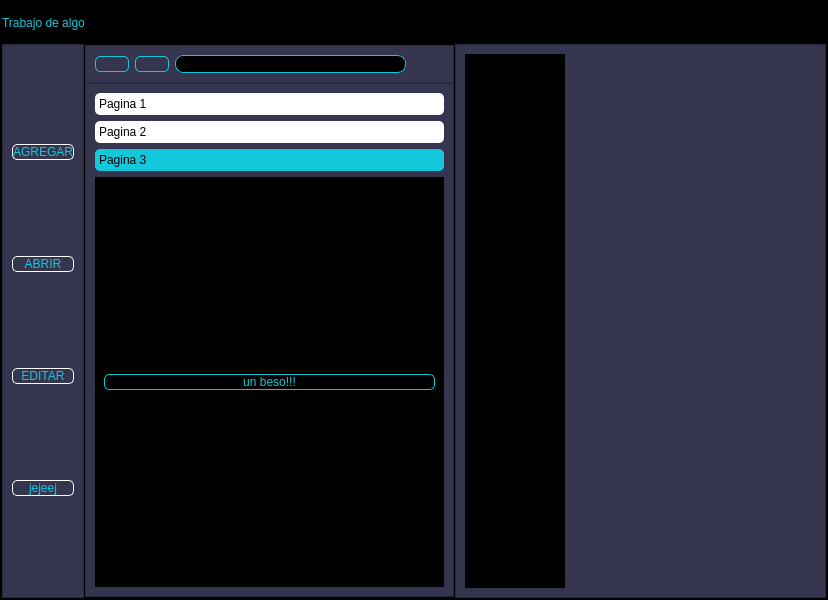
<?xml version="1.0" encoding="UTF-8"?>
<ui version="4.0">
 <class>MainWindow</class>
 <widget class="QMainWindow" name="MainWindow">
  <property name="geometry">
   <rect>
    <x>0</x>
    <y>0</y>
    <width>828</width>
    <height>600</height>
   </rect>
  </property>
  <property name="windowTitle">
   <string>MainWindow</string>
  </property>
  <widget class="QWidget" name="centralwidget">
   <property name="styleSheet">
    <string notr="true">background-color: rgb(0, 0, 0);</string>
   </property>
   <layout class="QVBoxLayout" name="verticalLayout">
    <property name="spacing">
     <number>0</number>
    </property>
    <property name="leftMargin">
     <number>0</number>
    </property>
    <property name="topMargin">
     <number>0</number>
    </property>
    <property name="rightMargin">
     <number>0</number>
    </property>
    <property name="bottomMargin">
     <number>0</number>
    </property>
    <item>
     <widget class="QFrame" name="frame">
      <property name="frameShape">
       <enum>QFrame::StyledPanel</enum>
      </property>
      <property name="frameShadow">
       <enum>QFrame::Raised</enum>
      </property>
      <layout class="QVBoxLayout" name="verticalLayout_2" stretch="1,8">
       <property name="spacing">
        <number>0</number>
       </property>
       <property name="leftMargin">
        <number>0</number>
       </property>
       <property name="topMargin">
        <number>0</number>
       </property>
       <property name="rightMargin">
        <number>0</number>
       </property>
       <property name="bottomMargin">
        <number>0</number>
       </property>
       <item>
        <widget class="QFrame" name="frame_superior">
         <property name="minimumSize">
          <size>
           <width>0</width>
           <height>42</height>
          </size>
         </property>
         <property name="maximumSize">
          <size>
           <width>16777215</width>
           <height>40</height>
          </size>
         </property>
         <property name="styleSheet">
          <string notr="true">QFrame{
background-color: rgb(0,0,0);
}

QPushButton{
background-color:#000000ff;
border-radius:20px;
}

QPushButton:hover{
background-color: rgb(53,53,79);
border-radius: 20px;
}
</string>
         </property>
         <property name="frameShape">
          <enum>QFrame::StyledPanel</enum>
         </property>
         <property name="frameShadow">
          <enum>QFrame::Raised</enum>
         </property>
         <layout class="QHBoxLayout" name="horizontalLayout">
          <property name="spacing">
           <number>5</number>
          </property>
          <property name="leftMargin">
           <number>0</number>
          </property>
          <property name="topMargin">
           <number>0</number>
          </property>
          <property name="rightMargin">
           <number>0</number>
          </property>
          <property name="bottomMargin">
           <number>0</number>
          </property>
          <item>
           <widget class="QLabel" name="label">
            <property name="styleSheet">
             <string notr="true">font:87 12pt&quot;Arial Black&quot;;
color: rgb(20,200,220);</string>
            </property>
            <property name="text">
             <string>Trabajo de algo</string>
            </property>
           </widget>
          </item>
          <item>
           <spacer name="horizontalSpacer">
            <property name="orientation">
             <enum>Qt::Horizontal</enum>
            </property>
            <property name="sizeHint" stdset="0">
             <size>
              <width>499</width>
              <height>17</height>
             </size>
            </property>
           </spacer>
          </item>
          <item>
           <widget class="QPushButton" name="bt_minimizar">
            <property name="minimumSize">
             <size>
              <width>40</width>
              <height>40</height>
             </size>
            </property>
            <property name="styleSheet">
             <string notr="true"/>
            </property>
            <property name="text">
             <string/>
            </property>
            <property name="icon">
             <iconset>
              <normaloff>../../../Downloads/signo-menos.png</normaloff>../../../Downloads/signo-menos.png</iconset>
            </property>
            <property name="iconSize">
             <size>
              <width>30</width>
              <height>30</height>
             </size>
            </property>
           </widget>
          </item>
          <item>
           <widget class="QPushButton" name="bt_restaurar">
            <property name="minimumSize">
             <size>
              <width>40</width>
              <height>40</height>
             </size>
            </property>
            <property name="styleSheet">
             <string notr="true"/>
            </property>
            <property name="text">
             <string/>
            </property>
            <property name="icon">
             <iconset>
              <normaloff>../../../Downloads/minimizar (1).png</normaloff>../../../Downloads/minimizar (1).png</iconset>
            </property>
            <property name="iconSize">
             <size>
              <width>30</width>
              <height>30</height>
             </size>
            </property>
           </widget>
          </item>
          <item>
           <widget class="QPushButton" name="bt_maximizar">
            <property name="minimumSize">
             <size>
              <width>40</width>
              <height>40</height>
             </size>
            </property>
            <property name="styleSheet">
             <string notr="true"/>
            </property>
            <property name="text">
             <string/>
            </property>
            <property name="icon">
             <iconset>
              <normaloff>../../../Downloads/maximizar.png</normaloff>../../../Downloads/maximizar.png</iconset>
            </property>
            <property name="iconSize">
             <size>
              <width>30</width>
              <height>30</height>
             </size>
            </property>
           </widget>
          </item>
          <item>
           <widget class="QPushButton" name="bt_cerrar">
            <property name="minimumSize">
             <size>
              <width>40</width>
              <height>40</height>
             </size>
            </property>
            <property name="styleSheet">
             <string notr="true"/>
            </property>
            <property name="text">
             <string/>
            </property>
            <property name="icon">
             <iconset>
              <normaloff>../../../Downloads/eliminar.png</normaloff>../../../Downloads/eliminar.png</iconset>
            </property>
            <property name="iconSize">
             <size>
              <width>30</width>
              <height>30</height>
             </size>
            </property>
           </widget>
          </item>
         </layout>
        </widget>
       </item>
       <item>
        <widget class="QFrame" name="frame_3">
         <property name="frameShape">
          <enum>QFrame::StyledPanel</enum>
         </property>
         <property name="frameShadow">
          <enum>QFrame::Raised</enum>
         </property>
         <layout class="QHBoxLayout" name="horizontalLayout_2">
          <property name="spacing">
           <number>0</number>
          </property>
          <property name="leftMargin">
           <number>0</number>
          </property>
          <property name="topMargin">
           <number>0</number>
          </property>
          <property name="rightMargin">
           <number>0</number>
          </property>
          <property name="bottomMargin">
           <number>0</number>
          </property>
          <item>
           <widget class="QFrame" name="menu_lateral">
            <property name="maximumSize">
             <size>
              <width>300</width>
              <height>16777215</height>
             </size>
            </property>
            <property name="styleSheet">
             <string notr="true">QFrame{
background-color: rgb(53,53,79);
}

QPushButton{
font: 87 12pt&quot;Arial Black&quot;;
background-color:#000000ff;
color: rgb(20,200,220);
border-radius:5px;
border:1px solid white;
}

QPushButton:hover{
background-color:black;
}</string>
            </property>
            <property name="frameShape">
             <enum>QFrame::StyledPanel</enum>
            </property>
            <property name="frameShadow">
             <enum>QFrame::Raised</enum>
            </property>
            <layout class="QVBoxLayout" name="verticalLayout_4">
             <item>
              <widget class="QPushButton" name="bt_1">
               <property name="layoutDirection">
                <enum>Qt::LeftToRight</enum>
               </property>
               <property name="text">
                <string>AGREGAR</string>
               </property>
               <property name="icon">
                <iconset>
                 <normaloff>../../../Downloads/agregar.png</normaloff>../../../Downloads/agregar.png</iconset>
               </property>
               <property name="iconSize">
                <size>
                 <width>32</width>
                 <height>32</height>
                </size>
               </property>
              </widget>
             </item>
             <item>
              <widget class="QPushButton" name="bt_2">
               <property name="text">
                <string>ABRIR</string>
               </property>
               <property name="icon">
                <iconset>
                 <normaloff>../../../Downloads/carpeta.png</normaloff>../../../Downloads/carpeta.png</iconset>
               </property>
               <property name="iconSize">
                <size>
                 <width>32</width>
                 <height>32</height>
                </size>
               </property>
              </widget>
             </item>
             <item>
              <widget class="QPushButton" name="bt_3">
               <property name="text">
                <string>EDITAR</string>
               </property>
               <property name="icon">
                <iconset>
                 <normaloff>../../../Downloads/editar.png</normaloff>../../../Downloads/editar.png</iconset>
               </property>
               <property name="iconSize">
                <size>
                 <width>32</width>
                 <height>32</height>
                </size>
               </property>
              </widget>
             </item>
             <item>
              <widget class="QPushButton" name="bt_4">
               <property name="text">
                <string>jejeej</string>
               </property>
               <property name="icon">
                <iconset>
                 <normaloff>../../../Downloads/calendario.png</normaloff>../../../Downloads/calendario.png</iconset>
               </property>
               <property name="iconSize">
                <size>
                 <width>32</width>
                 <height>32</height>
                </size>
               </property>
              </widget>
             </item>
            </layout>
           </widget>
          </item>
          <item>
           <widget class="QFrame" name="frame_4">
            <property name="frameShape">
             <enum>QFrame::StyledPanel</enum>
            </property>
            <property name="frameShadow">
             <enum>QFrame::Raised</enum>
            </property>
            <layout class="QVBoxLayout" name="verticalLayout_3">
             <property name="spacing">
              <number>0</number>
             </property>
             <property name="leftMargin">
              <number>0</number>
             </property>
             <property name="topMargin">
              <number>0</number>
             </property>
             <property name="rightMargin">
              <number>0</number>
             </property>
             <property name="bottomMargin">
              <number>0</number>
             </property>
             <item>
              <widget class="QFrame" name="frame_6">
               <property name="styleSheet">
                <string notr="true">QFrame{
background-color: rgb(53,53,79);
}

QPushButton{
font: 87 12pt&quot;Arial Black&quot;;
background-color:#000000ff;
color: rgb(20,200,220);
border-radius:5px;
border:1px solid #14C8DC;
}

QPushButton:hover{
background-color:black;
}</string>
               </property>
               <property name="frameShape">
                <enum>QFrame::StyledPanel</enum>
               </property>
               <property name="frameShadow">
                <enum>QFrame::Raised</enum>
               </property>
               <layout class="QHBoxLayout" name="horizontalLayout_3">
                <item>
                 <widget class="QPushButton" name="bt_menu1">
                  <property name="text">
                   <string/>
                  </property>
                  <property name="icon">
                   <iconset>
                    <normaloff>../../../Downloads/flecha-izquierda.png</normaloff>../../../Downloads/flecha-izquierda.png</iconset>
                  </property>
                  <property name="iconSize">
                   <size>
                    <width>32</width>
                    <height>32</height>
                   </size>
                  </property>
                 </widget>
                </item>
                <item>
                 <widget class="QPushButton" name="bt_menu2">
                  <property name="text">
                   <string/>
                  </property>
                  <property name="icon">
                   <iconset>
                    <normaloff>../../../Downloads/flecha-correcta.png</normaloff>../../../Downloads/flecha-correcta.png</iconset>
                  </property>
                  <property name="iconSize">
                   <size>
                    <width>32</width>
                    <height>32</height>
                   </size>
                  </property>
                 </widget>
                </item>
                <item>
                 <widget class="QLineEdit" name="lineEdit">
                  <property name="styleSheet">
                   <string notr="true">QLineEdit{
font: 75 12pt&quot;Times New Roman&quot;;
background-color:rgb(0,0,0);
color: rgb(255,255,255);
border-radius:8px;
border:1px solid #14c8dc;
}
</string>
                  </property>
                 </widget>
                </item>
                <item>
                 <widget class="QPushButton" name="pushButton_11">
                  <property name="styleSheet">
                   <string notr="true">QFrame{
background-color: rgb(53,53,79);
}

QPushButton{
font: 87 12pt&quot;Arial Black&quot;;
background-color:#000000ff;
color: rgb(20,200,220);
border-radius:5px;
border:0px solid #14C8DC;
}

QPushButton:hover{
background-color:black;
}</string>
                  </property>
                  <property name="text">
                   <string/>
                  </property>
                  <property name="icon">
                   <iconset>
                    <normaloff>../../../Downloads/buscar.png</normaloff>../../../Downloads/buscar.png</iconset>
                  </property>
                  <property name="iconSize">
                   <size>
                    <width>32</width>
                    <height>32</height>
                   </size>
                  </property>
                 </widget>
                </item>
               </layout>
              </widget>
             </item>
             <item>
              <widget class="QFrame" name="frame_7">
               <property name="styleSheet">
                <string notr="true">QFrame{
background-color: rgb(53,53,79);
}

QPushButton{
font: 87 12pt&quot;Arial Black&quot;;
background-color:#000000ff;
color: rgb(20,200,220);
border-radius:5px;
border:1px solid #14C8DC;
}

QPushButton:hover{
background-color:black;
}</string>
               </property>
               <property name="frameShape">
                <enum>QFrame::StyledPanel</enum>
               </property>
               <property name="frameShadow">
                <enum>QFrame::Raised</enum>
               </property>
               <layout class="QVBoxLayout" name="verticalLayout_6">
                <item>
                 <widget class="QToolBox" name="toolBox">
                  <property name="styleSheet">
                   <string notr="true">QToolBox::tab{
background-color:rgb(255,255,255);
border-radius:5px;
color:rgb(0,0,0);
font: 75 12pt &quot;MS Shell Dig 2&quot;;
}

QToolBox::tab:selected{
background-color:rgb(20,200,220);
color:rgb(0,0,0);
font: 75 12pt &quot;MS Shell Dig 2&quot;;
}</string>
                  </property>
                  <property name="currentIndex">
                   <number>2</number>
                  </property>
                  <widget class="QWidget" name="page">
                   <property name="geometry">
                    <rect>
                     <x>0</x>
                     <y>0</y>
                     <width>318</width>
                     <height>394</height>
                    </rect>
                   </property>
                   <attribute name="icon">
                    <iconset>
                     <normaloff>add-icon.png</normaloff>add-icon.png</iconset>
                   </attribute>
                   <attribute name="label">
                    <string>Pagina 1</string>
                   </attribute>
                   <layout class="QVBoxLayout" name="verticalLayout_9">
                    <item>
                     <widget class="QPushButton" name="pushButton">
                      <property name="text">
                       <string>No se q onda</string>
                      </property>
                     </widget>
                    </item>
                   </layout>
                  </widget>
                  <widget class="QWidget" name="page_2">
                   <property name="geometry">
                    <rect>
                     <x>0</x>
                     <y>0</y>
                     <width>318</width>
                     <height>394</height>
                    </rect>
                   </property>
                   <attribute name="label">
                    <string>Pagina 2</string>
                   </attribute>
                   <layout class="QVBoxLayout" name="verticalLayout_8">
                    <item>
                     <widget class="QPushButton" name="pushButton_2">
                      <property name="text">
                       <string>holiiiiiiiiiiiiii</string>
                      </property>
                     </widget>
                    </item>
                   </layout>
                  </widget>
                  <widget class="QWidget" name="page_11">
                   <attribute name="label">
                    <string>Pagina 3</string>
                   </attribute>
                   <layout class="QVBoxLayout" name="verticalLayout_7">
                    <item>
                     <widget class="QPushButton" name="pushButton_3">
                      <property name="text">
                       <string>un beso!!!</string>
                      </property>
                     </widget>
                    </item>
                   </layout>
                  </widget>
                 </widget>
                </item>
               </layout>
              </widget>
             </item>
            </layout>
           </widget>
          </item>
          <item>
           <widget class="QFrame" name="frame_paginas">
            <property name="maximumSize">
             <size>
              <width>16777215</width>
              <height>16777215</height>
             </size>
            </property>
            <property name="styleSheet">
             <string notr="true">QFrame{
background-color: rgb(53,53,79);
}

QLabel{
font:87 12pt &quot;Arial Black&quot;;
background-color: #000000ff;
color: rgb(20,20,220);
border:0px solid #14C8DC;
}</string>
            </property>
            <property name="frameShape">
             <enum>QFrame::StyledPanel</enum>
            </property>
            <property name="frameShadow">
             <enum>QFrame::Raised</enum>
            </property>
            <layout class="QVBoxLayout" name="verticalLayout_5">
             <item>
              <widget class="QStackedWidget" name="stackedWidget">
               <property name="maximumSize">
                <size>
                 <width>100</width>
                 <height>16777215</height>
                </size>
               </property>
               <widget class="QWidget" name="pagina1">
                <widget class="QLabel" name="label_2">
                 <property name="geometry">
                  <rect>
                   <x>6</x>
                   <y>12</y>
                   <width>301</width>
                   <height>511</height>
                  </rect>
                 </property>
                 <property name="text">
                  <string/>
                 </property>
                 <property name="pixmap">
                  <pixmap>../../../Downloads/agregar.png</pixmap>
                 </property>
                 <property name="alignment">
                  <set>Qt::AlignCenter</set>
                 </property>
                </widget>
               </widget>
               <widget class="QWidget" name="pagina2">
                <widget class="QLabel" name="label_3">
                 <property name="geometry">
                  <rect>
                   <x>10</x>
                   <y>10</y>
                   <width>311</width>
                   <height>521</height>
                  </rect>
                 </property>
                 <property name="styleSheet">
                  <string notr="true">font: 6pt &quot;MS Shell Dlg 2&quot;;</string>
                 </property>
                 <property name="text">
                  <string/>
                 </property>
                 <property name="pixmap">
                  <pixmap>../../../Downloads/carpeta.png</pixmap>
                 </property>
                 <property name="alignment">
                  <set>Qt::AlignCenter</set>
                 </property>
                </widget>
               </widget>
               <widget class="QWidget" name="pagina3">
                <widget class="QLabel" name="label_4">
                 <property name="geometry">
                  <rect>
                   <x>10</x>
                   <y>10</y>
                   <width>301</width>
                   <height>501</height>
                  </rect>
                 </property>
                 <property name="text">
                  <string/>
                 </property>
                 <property name="pixmap">
                  <pixmap>../../../Downloads/editar.png</pixmap>
                 </property>
                 <property name="alignment">
                  <set>Qt::AlignCenter</set>
                 </property>
                </widget>
               </widget>
               <widget class="QWidget" name="pagina4">
                <widget class="QLabel" name="label_5">
                 <property name="geometry">
                  <rect>
                   <x>16</x>
                   <y>10</y>
                   <width>301</width>
                   <height>511</height>
                  </rect>
                 </property>
                 <property name="text">
                  <string/>
                 </property>
                 <property name="pixmap">
                  <pixmap>../../../Downloads/calendario.png</pixmap>
                 </property>
                 <property name="alignment">
                  <set>Qt::AlignCenter</set>
                 </property>
                </widget>
               </widget>
              </widget>
             </item>
            </layout>
           </widget>
          </item>
         </layout>
        </widget>
       </item>
      </layout>
     </widget>
    </item>
   </layout>
  </widget>
 </widget>
 <resources/>
 <connections/>
</ui>
